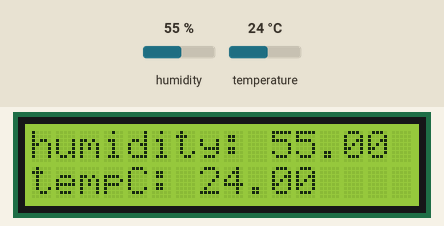
This sketch was run on a simulated Arduino Uno, built with avr-gcc and run on an emulated ATmega328P. Shown: 16×2 character LCD. The inputs (shaded band) are chosen by the test bench; at power-on: humidity 55 %, temperature 24 °C.

Above: at 1.2 s.
1.3 s: humidity set to 22 %
At 3.0 s:
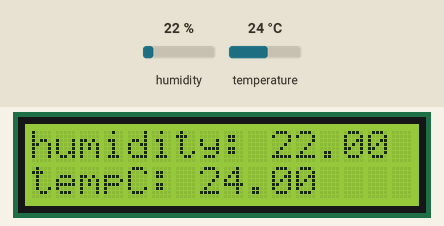
4.0 s: temperature set to 12 °C
At 4.5 s:
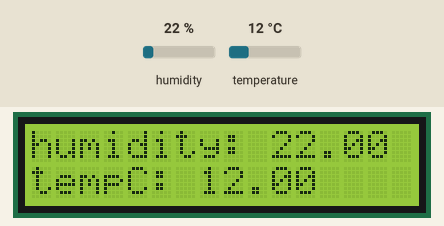
6.7 s: humidity set to 40 %
At 8.8 s:
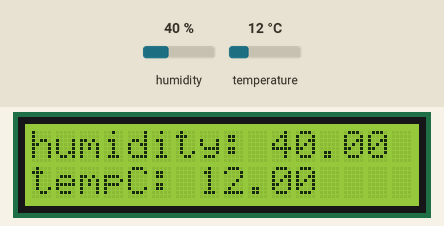
9.7 s: temperature set to 19 °C
At 11.5 s:
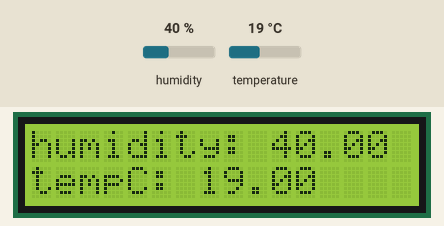
Timing chart, 0 to 13.0 s (numbered marks = the images above; inputs shaded):
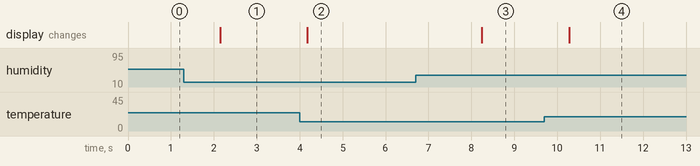

The sketch:

DHTlcd.ino
```cpp
/*
 * on the I2C MODULE
 * connect SDA to A4
 * and SCL to A5
 * DHT sensor to pin 2
 */
#include <DHT.h>
#include <LiquidCrystal_I2C.h>

#define Type DHT11

int sensePin=2, setTime=500, dt=2000;
DHT HT(sensePin,Type);

float humidity, tempC, tempF;

LiquidCrystal_I2C lcd(0x27,16,2); // set the LCD address to 0x27 for a 16 chars and 2 line display
/*********************************************************/

void setup() {
  // put your setup code here, to run once:
  Serial.begin(9600);
  HT.begin();

  lcd.init(); //initialize the lcd
  lcd.backlight(); //open the backlight
}

void loop() {
  // put your main code here, to run repeatedly:
  humidity=HT.readHumidity();
  tempC=HT.readTemperature();
  tempF=HT.readTemperature(true);

  lcd.setCursor(0,0);
  lcd.print("humidity: ");
  lcd.print(humidity);

  lcd.setCursor(0,1);
  lcd.print("tempC: ");
  lcd.print(tempC);

}
```

Measured:
- after the input at 1.3 s, the display: changes after 0.85 s (image 1)
- after the input at 4.0 s, the display: changes after 0.18 s (image 2)
- after the input at 6.7 s, the display: changes after 1.5 s (image 3)
- after the input at 9.7 s, the display: changes after 0.58 s (image 4)
